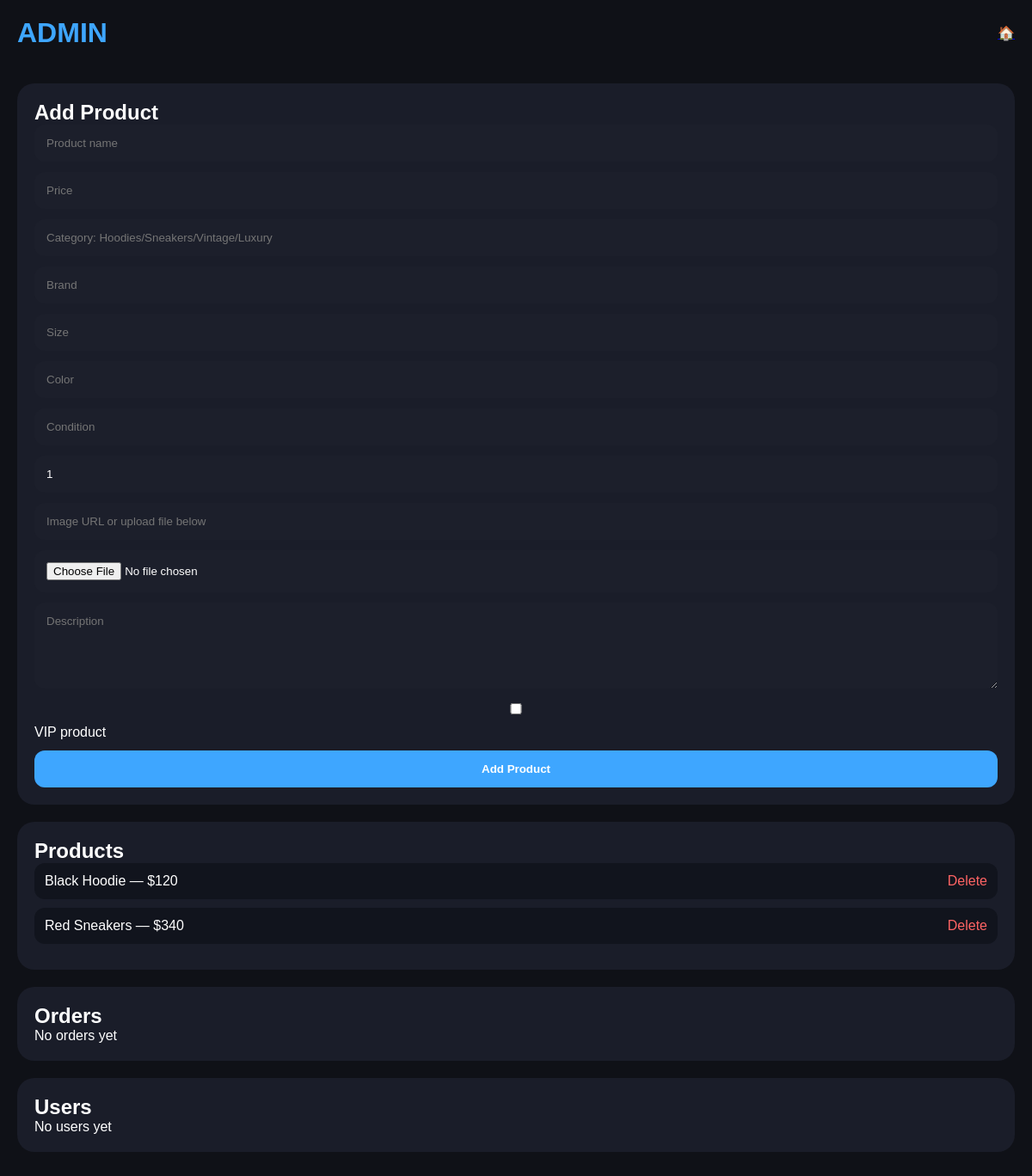
The page /admin on the database its author committed.
### app.py (models this page shows)
class Product(db.Model):
    id = db.Column(db.Integer, primary_key=True)
    seller_id = db.Column(db.Integer)
    name = db.Column(db.String(120))
    price = db.Column(db.Integer)
    category = db.Column(db.String(50))
    image = db.Column(db.String(500))
    description = db.Column(db.Text)
    size = db.Column(db.String(50))
    brand = db.Column(db.String(100))
    color = db.Column(db.String(50))
    condition = db.Column(db.String(100))
    stock = db.Column(db.Integer, default=1)
    vip = db.Column(db.Boolean, default=False)

### app.py (the view)
@app.route("/admin")
def admin():
    products = Product.query.all()
    orders = Order.query.order_by(Order.id.desc()).all()
    users = User.query.order_by(User.id.desc()).all()
    sellers = Seller.query.all()
    return render_template("admin.html", products=products, orders=orders, users=users, sellers=sellers)

### templates/admin.html (shortened to what this page needs)
<!DOCTYPE html>
<html>
<head>
<link rel="stylesheet" href="/static/css/style.css">
</head>
<body>
<div class="topbar">
<h1>ADMIN</h1>
<a href="/">🏠</a>
</div>
<div class="admin-box">
<h2>Add Product</h2>
<form action="/add-product" method="POST" enctype="multipart/form-data">
<input name="name" placeholder="Product name" required>
<input name="price" placeholder="Price" required>
<input name="category" placeholder="Category: Hoodies/Sneakers/Vintage/Luxury" required>
<input name="brand" placeholder="Brand">
<input name="size" placeholder="Size">
<input name="color" placeholder="Color">
<input name="condition" placeholder="Condition">
<input name="stock" placeholder="Stock" value="1">
<input name="image" placeholder="Image URL or upload file below">
<input type="file" name="image_file">
<textarea name="description" placeholder="Description"></textarea>
<label class="vip-check">
<input type="checkbox" name="vip"> VIP product
</label>
<button type="submit">Add Product</button>
</form>
</div>
<div class="admin-box">
<h2>Products</h2>
{% for product in products %}
<div class="admin-item">
<span>{{ product.name }} — ${{ product.price }}</span>
<a href="/delete-product/{{ product.id }}">Delete</a>
</div>
{% endfor %}
</div>
<div class="admin-box">
<h2>Orders</h2>
{% if orders|length == 0 %}
<p>No orders yet</p>
{% endif %}
</div>
<div class="admin-box">
<h2>Users</h2>
{% if users|length == 0 %}
<p>No users yet</p>
{% endif %}
</div>
</body>
</html>

### static/css/style.css (style rules this page uses)
* { margin:0; padding:0; box-sizing:border-box; font-family:Arial; }
body { background:#0f1117; color:white; padding-bottom:100px; }
.topbar { display:flex; justify-content:space-between; align-items:center; padding:20px; }
.topbar h1 { color:#3ea6ff; }
.admin-box, .profile-box { margin:20px; padding:20px; background:#1a1d29; border-radius:20px; }
.admin-box input, .profile-box input, .chat-input input { width:100%; padding:14px; margin-bottom:12px; border:none; border-radius:12px; background:#1c1f2b; color:white; }
.admin-box button, .profile-box button, .chat-input button { width:100%; padding:14px; border:none; border-radius:12px; background:#3ea6ff; color:white; font-weight:bold; cursor:pointer; }
.admin-item { display:flex; justify-content:space-between; padding:12px; background:#11141d; border-radius:12px; margin-bottom:10px; }
.admin-item a { color:#ff6464; text-decoration:none; }
.admin-box textarea { width:100%; min-height:100px; padding:14px; margin-bottom:12px; border:none; border-radius:12px; background:#1c1f2b; color:white; }
.vip-check { display:block; margin-bottom:12px; }

### rows shown on the page
Product: name "Black Hoodie", price "120"
Product: name "Red Sneakers", price "340"
